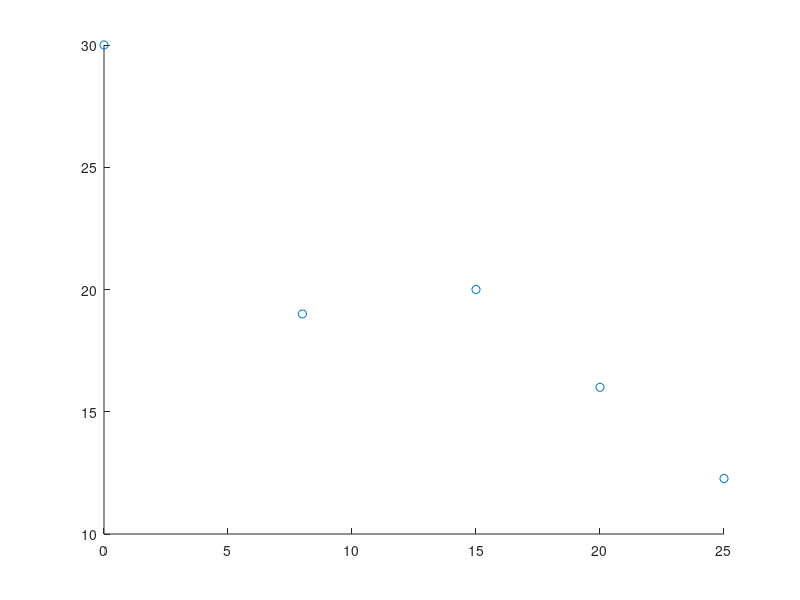

Reproduce this figure in MATLAB. (Note: this script raises an error after producing the figure.)
clear all;
close all;
xp = [0 8 15 20 25];
yf = [30 19 20 16 12.27];

result = 0;
gOptimal = 0;
hold on
plot(xp,yf,'o');
    NmoinsM =0;
    A = ApproximationLineaire(xp, yf, NmoinsM);
    x = 0:0.1:25;
    g = 0;
    for j = 1:(length(xp)-NmoinsM)
        g = g + A(j)*x.^(j-1);
    end
plot(x,g);
hold off
